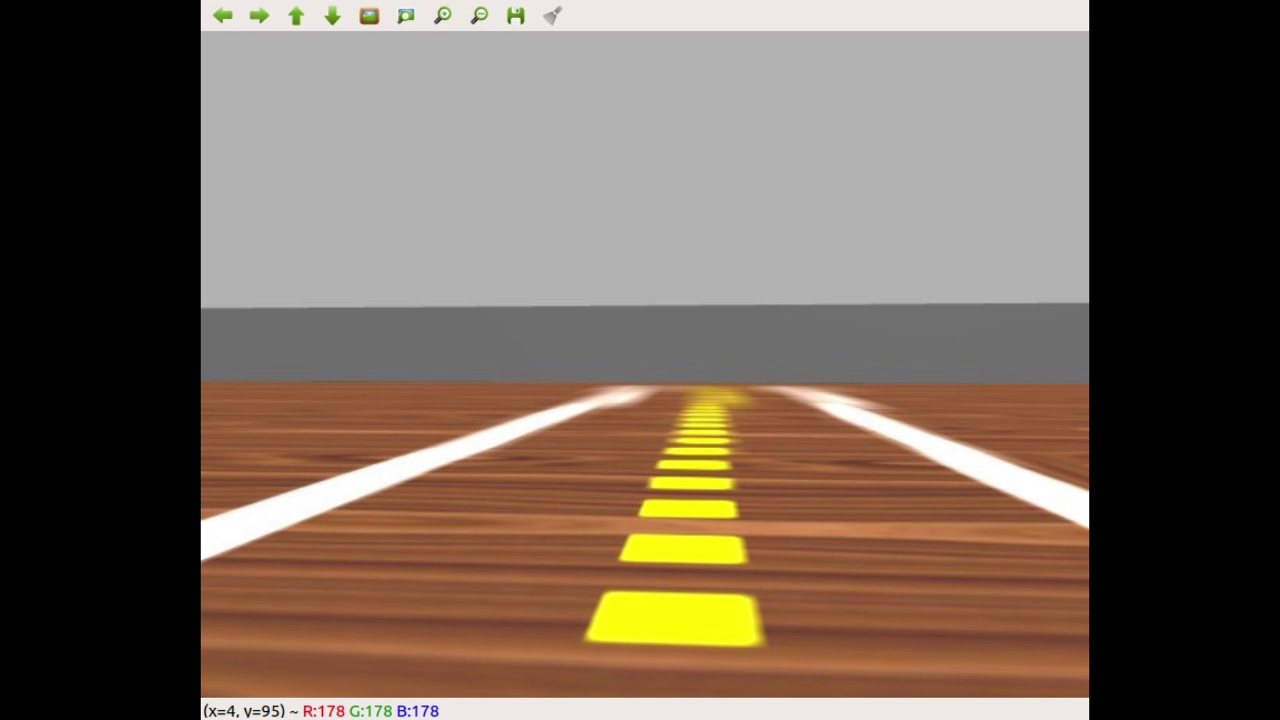
#> input picture img/frame01.jpg, 1280 x 720 px
$ python -i biblioteca2.py   (imports and definitions only)   (older library calls are emulated)
#> lines starting #> are read from the running program, lines starting #| are printed output that depends on the picture; after the words box and inside, x2 and y2 are one past the last pixel; in counts of white or black regions, pixels touching at a corner belong together
#> further down, picture is the input picture: shape (720, 1280, 3); mean B, G, R 87.5, 100.4, 115.5
#!/usr/bin/python
# -*- coding: utf-8 -*-

import cv2
import numpy as np
import math

# [48 lines left out: functions crosshair, magnitude_do_gradiente, desenha_retas, not called in this run]

def segmenta_linha_branca(bgr):
    """Não mude ou renomeie esta função
        deve receber uma imagem e segmentar as faixas brancas
    """
    mask = bgr.copy()
    mask = cv2.cvtColor(mask,cv2.COLOR_BGR2HSV)
#> mask: shape (720, 1280, 3); mean H, S, V 7.6, 47.4, 115.7

    low_H=0
    low_S=0
    low_V = 200
    high_H = 360//2
    high_S = 100
    high_V = 255

    mask = cv2.inRange(mask,(low_H, low_S, low_V), (high_H, high_S, high_V))
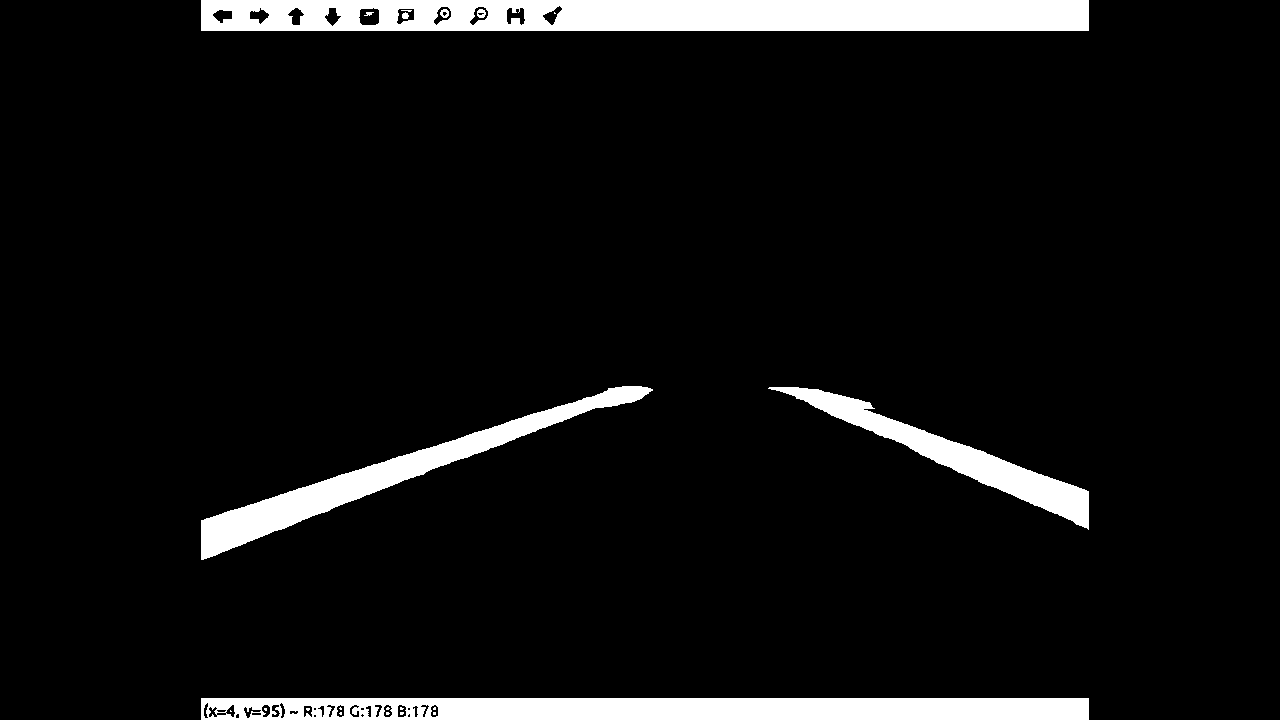
#> mask: shape (720, 1280); 6.9% white; 21 white regions (13 under 20 px), largest, box (x1, y1, x2, y2) and area: (201, 0, 1089, 31) 25708, (201, 698, 1089, 720) 18429, (201, 386, 653, 560) 11421

    kernel = cv2.getStructuringElement(cv2.MORPH_ELLIPSE,(4,4))

    mask = cv2.morphologyEx( mask, cv2.MORPH_OPEN, kernel )
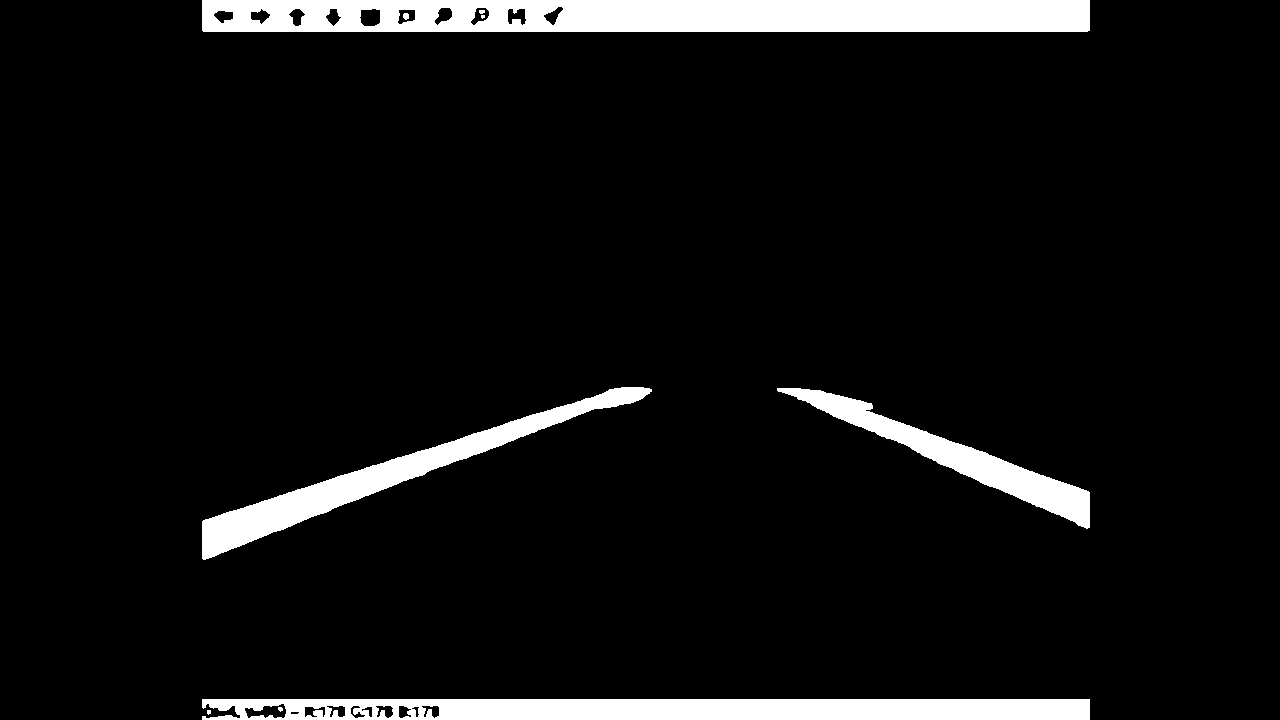
#> mask: shape (720, 1280); 6.9% white; 9 white regions (3 under 20 px), largest, box (x1, y1, x2, y2) and area: (202, 0, 1090, 32) 26612, (202, 699, 1090, 720) 17304, (202, 387, 652, 560) 11357, (777, 388, 1090, 529) 8116, (403, 13, 409, 20) 35, (479, 10, 485, 14) 21
    mask = cv2.morphologyEx( mask, cv2.MORPH_CLOSE, kernel )
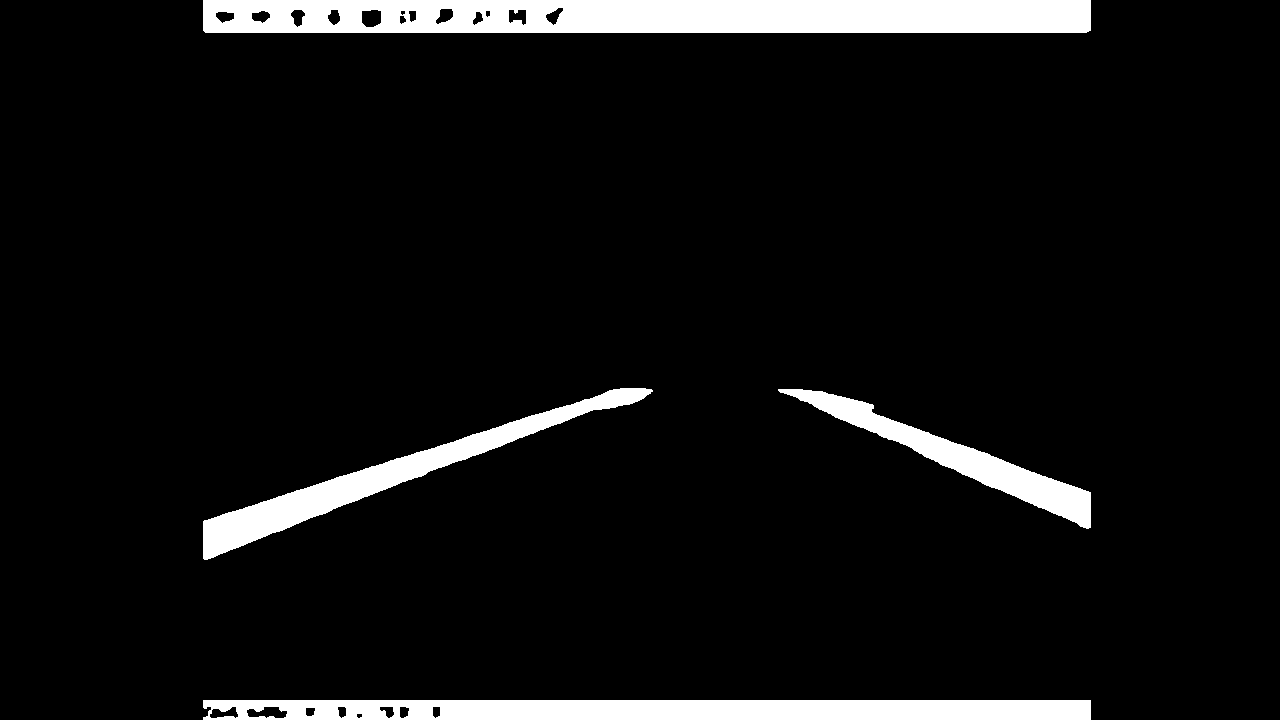
#> mask: shape (720, 1280); 6.9% white; 4 white regions, box (x1, y1, x2, y2) and area: (203, 0, 1091, 33) 27732, (203, 700, 1091, 720) 16825, (203, 388, 653, 560) 11294, (778, 389, 1091, 529) 8076
    return mask

# [49 lines left out: functions estimar_linha_nas_faixas, calcular_equacao_das_retas, calcular_ponto_de_fuga, not called in this run]

>>> import cv2
>>> picture = cv2.imread('img/frame01.jpg')
>>> result = segmenta_linha_branca(picture)
